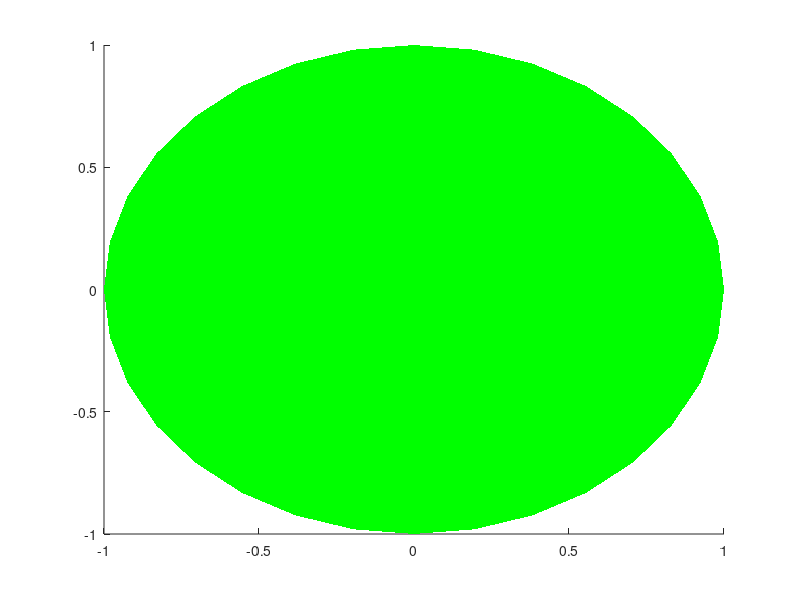

Here is the MATLAB script that generated this plot: (Note: this script raises an error after producing the figure.)
circles = [[0.586203, 0.697589, -0.411991, -24.3299, 49.9588];
[0.661906, -0.522624, 0.537349, 32.5034, 321.706];
[0.232077, -0.283822, -0.930368, -68.4923, 309.272];
[0.0440986, 0.764835, -0.642716, -39.9946, 86.7001];
[0.383242, 0.892549, 0.23766, 13.7485, 66.7623]];

intersections = [[-0.162753, 0.599558, 0.783608, 51.5921, 105.187];
[0.808849, -0.474964, 0.346659, 20.2831, 329.578];
[0.235284, -0.633196, -0.737363, -47.5073, 290.384];
[-0.805731, 0.448858, -0.386425, -22.7322, 150.879];
[-0.651644, -0.755478, 0.0679186, 3.89445, 229.22];
[0.107539, -0.643237, -0.758077, -49.295, 279.491];
[0.606015, -0.0488032, -0.793955, -52.5566, 355.396];
[-0.971375, -0.117491, -0.206464, -11.9152, 186.897];
[-0.826853, 0.446198, -0.342375, -20.0216, 151.647];
[-0.902259, 0.30671, 0.30308, 17.6427, 161.225]];

close;
hold on;
drawSphere([0 0 0 1]);
for (m = 1:5)
  drawCircle3d([0 0 0 1 90-circles(m, 4) circles(m, 5)]);
endfor

for (m = 1:10)
  drawPoint3d(intersections(m, 1:3));
  drawPoint3d(-intersections(m, 1:3));
endfor
hold off;